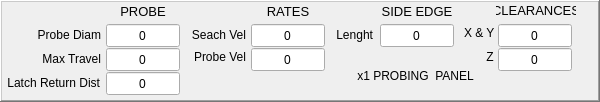
     <widget class="QFrame" name="frame_settings">
      <property name="geometry">
       <rect>
        <x>0</x>
        <y>298</y>
        <width>600</width>
        <height>102</height>
       </rect>
      </property>
      <property name="frameShape">
       <enum>QFrame::WinPanel</enum>
      </property>
      <property name="frameShadow">
       <enum>QFrame::Raised</enum>
      </property>
      <widget class="QLabel" name="lab_z_2">
       <property name="geometry">
        <rect>
         <x>464</x>
         <y>46</y>
         <width>33</width>
         <height>21</height>
        </rect>
       </property>
       <property name="text">
        <string>Z </string>
       </property>
       <property name="alignment">
        <set>Qt::AlignRight|Qt::AlignTrailing|Qt::AlignVCenter</set>
       </property>
      </widget>
      <widget class="QLabel" name="lab_clearances">
       <property name="geometry">
        <rect>
         <x>496</x>
         <y>2</y>
         <width>80</width>
         <height>17</height>
        </rect>
       </property>
       <property name="font">
        <font>
         <pointsize>10</pointsize>
         <weight>50</weight>
         <bold>false</bold>
        </font>
       </property>
       <property name="frameShape">
        <enum>QFrame::NoFrame</enum>
       </property>
       <property name="frameShadow">
        <enum>QFrame::Plain</enum>
       </property>
       <property name="text">
        <string>CLEARANCES</string>
       </property>
       <property name="alignment">
        <set>Qt::AlignCenter</set>
       </property>
      </widget>
      <widget class="QLabel" name="lab_xy">
       <property name="geometry">
        <rect>
         <x>464</x>
         <y>22</y>
         <width>33</width>
         <height>21</height>
        </rect>
       </property>
       <property name="text">
        <string>X &amp; Y</string>
       </property>
       <property name="alignment">
        <set>Qt::AlignLeading|Qt::AlignLeft|Qt::AlignVCenter</set>
       </property>
      </widget>
      <widget class="QLabel" name="lab_lenght">
       <property name="geometry">
        <rect>
         <x>332</x>
         <y>24</y>
         <width>41</width>
         <height>21</height>
        </rect>
       </property>
       <property name="text">
        <string>Lenght</string>
       </property>
       <property name="alignment">
        <set>Qt::AlignRight|Qt::AlignTrailing|Qt::AlignVCenter</set>
       </property>
      </widget>
      <widget class="QLabel" name="lab_side_edge">
       <property name="geometry">
        <rect>
         <x>380</x>
         <y>2</y>
         <width>74</width>
         <height>18</height>
        </rect>
       </property>
       <property name="font">
        <font>
         <pointsize>10</pointsize>
         <weight>50</weight>
         <bold>false</bold>
        </font>
       </property>
       <property name="frameShape">
        <enum>QFrame::NoFrame</enum>
       </property>
       <property name="frameShadow">
        <enum>QFrame::Plain</enum>
       </property>
       <property name="text">
        <string>SIDE EDGE</string>
       </property>
       <property name="alignment">
        <set>Qt::AlignCenter</set>
       </property>
      </widget>
      <widget class="QLabel" name="lab_rates">
       <property name="geometry">
        <rect>
         <x>251</x>
         <y>2</y>
         <width>74</width>
         <height>18</height>
        </rect>
       </property>
       <property name="font">
        <font>
         <pointsize>10</pointsize>
         <weight>50</weight>
         <bold>false</bold>
        </font>
       </property>
       <property name="frameShape">
        <enum>QFrame::NoFrame</enum>
       </property>
       <property name="frameShadow">
        <enum>QFrame::Plain</enum>
       </property>
       <property name="text">
        <string>RATES</string>
       </property>
       <property name="alignment">
        <set>Qt::AlignCenter</set>
       </property>
      </widget>
      <widget class="QLabel" name="lab_search_vel">
       <property name="geometry">
        <rect>
         <x>188</x>
         <y>24</y>
         <width>58</width>
         <height>21</height>
        </rect>
       </property>
       <property name="text">
        <string>Seach Vel</string>
       </property>
       <property name="alignment">
        <set>Qt::AlignRight|Qt::AlignTrailing|Qt::AlignVCenter</set>
       </property>
      </widget>
      <widget class="QLabel" name="lab_probe_vel">
       <property name="geometry">
        <rect>
         <x>188</x>
         <y>46</y>
         <width>58</width>
         <height>21</height>
        </rect>
       </property>
       <property name="text">
        <string>Probe Vel</string>
       </property>
       <property name="alignment">
        <set>Qt::AlignRight|Qt::AlignTrailing|Qt::AlignVCenter</set>
       </property>
      </widget>
      <widget class="QLabel" name="lab_ball_diam">
       <property name="geometry">
        <rect>
         <x>18</x>
         <y>24</y>
         <width>83</width>
         <height>21</height>
        </rect>
       </property>
       <property name="text">
        <string>Probe Diam</string>
       </property>
       <property name="alignment">
        <set>Qt::AlignRight|Qt::AlignTrailing|Qt::AlignVCenter</set>
       </property>
      </widget>
      <widget class="QLabel" name="lab_probe">
       <property name="geometry">
        <rect>
         <x>106</x>
         <y>2</y>
         <width>74</width>
         <height>18</height>
        </rect>
       </property>
       <property name="font">
        <font>
         <pointsize>10</pointsize>
         <weight>50</weight>
         <bold>false</bold>
        </font>
       </property>
       <property name="frameShape">
        <enum>QFrame::NoFrame</enum>
       </property>
       <property name="frameShadow">
        <enum>QFrame::Plain</enum>
       </property>
       <property name="text">
        <string>PROBE</string>
       </property>
       <property name="alignment">
        <set>Qt::AlignCenter</set>
       </property>
      </widget>
      <widget class="QLabel" name="lab_latch_rtrn_dist">
       <property name="geometry">
        <rect>
         <x>2</x>
         <y>72</y>
         <width>98</width>
         <height>21</height>
        </rect>
       </property>
       <property name="text">
        <string>Latch Return Dist</string>
       </property>
       <property name="alignment">
        <set>Qt::AlignRight|Qt::AlignTrailing|Qt::AlignVCenter</set>
       </property>
      </widget>
      <widget class="QLabel" name="lab_max_travel">
       <property name="geometry">
        <rect>
         <x>18</x>
         <y>48</y>
         <width>83</width>
         <height>21</height>
        </rect>
       </property>
       <property name="text">
        <string>Max Travel</string>
       </property>
       <property name="alignment">
        <set>Qt::AlignRight|Qt::AlignTrailing|Qt::AlignVCenter</set>
       </property>
      </widget>
      <widget class="QLineEdit" name="input_probe_diam">
       <property name="geometry">
        <rect>
         <x>106</x>
         <y>24</y>
         <width>74</width>
         <height>23</height>
        </rect>
       </property>
       <property name="inputMask">
        <string/>
       </property>
       <property name="text">
        <string>0</string>
       </property>
       <property name="maxLength">
        <number>32768</number>
       </property>
       <property name="frame">
        <bool>true</bool>
       </property>
       <property name="alignment">
        <set>Qt::AlignCenter</set>
       </property>
      </widget>
      <widget class="QLineEdit" name="input_max_travel">
       <property name="geometry">
        <rect>
         <x>106</x>
         <y>48</y>
         <width>74</width>
         <height>23</height>
        </rect>
       </property>
       <property name="inputMask">
        <string/>
       </property>
       <property name="text">
        <string>0</string>
       </property>
       <property name="maxLength">
        <number>32768</number>
       </property>
       <property name="frame">
        <bool>true</bool>
       </property>
       <property name="alignment">
        <set>Qt::AlignCenter</set>
       </property>
      </widget>
      <widget class="QLineEdit" name="input_latch_return_dist">
       <property name="geometry">
        <rect>
         <x>106</x>
         <y>72</y>
         <width>74</width>
         <height>23</height>
        </rect>
       </property>
       <property name="inputMask">
        <string/>
       </property>
       <property name="text">
        <string>0</string>
       </property>
       <property name="maxLength">
        <number>32768</number>
       </property>
       <property name="frame">
        <bool>true</bool>
       </property>
       <property name="alignment">
        <set>Qt::AlignCenter</set>
       </property>
      </widget>
      <widget class="QLineEdit" name="input_search_vel">
       <property name="geometry">
        <rect>
         <x>251</x>
         <y>24</y>
         <width>74</width>
         <height>23</height>
        </rect>
       </property>
       <property name="inputMask">
        <string/>
       </property>
       <property name="text">
        <string>0</string>
       </property>
       <property name="maxLength">
        <number>32768</number>
       </property>
       <property name="frame">
        <bool>true</bool>
       </property>
       <property name="alignment">
        <set>Qt::AlignCenter</set>
       </property>
      </widget>
      <widget class="QLineEdit" name="input_probe_vel">
       <property name="geometry">
        <rect>
         <x>251</x>
         <y>48</y>
         <width>74</width>
         <height>23</height>
        </rect>
       </property>
       <property name="inputMask">
        <string/>
       </property>
       <property name="text">
        <string>0</string>
       </property>
       <property name="maxLength">
        <number>32768</number>
       </property>
       <property name="frame">
        <bool>true</bool>
       </property>
       <property name="alignment">
        <set>Qt::AlignCenter</set>
       </property>
      </widget>
      <widget class="QLineEdit" name="input_side_edge_lenght">
       <property name="geometry">
        <rect>
         <x>380</x>
         <y>24</y>
         <width>74</width>
         <height>23</height>
        </rect>
       </property>
       <property name="inputMask">
        <string/>
       </property>
       <property name="text">
        <string>0</string>
       </property>
       <property name="maxLength">
        <number>32768</number>
       </property>
       <property name="frame">
        <bool>true</bool>
       </property>
       <property name="alignment">
        <set>Qt::AlignCenter</set>
       </property>
      </widget>
      <widget class="QLineEdit" name="input_xy_clearances">
       <property name="geometry">
        <rect>
         <x>498</x>
         <y>24</y>
         <width>74</width>
         <height>23</height>
        </rect>
       </property>
       <property name="inputMask">
        <string/>
       </property>
       <property name="text">
        <string>0</string>
       </property>
       <property name="maxLength">
        <number>32768</number>
       </property>
       <property name="frame">
        <bool>true</bool>
       </property>
       <property name="alignment">
        <set>Qt::AlignCenter</set>
       </property>
      </widget>
      <widget class="QLineEdit" name="input_z_clearance">
       <property name="geometry">
        <rect>
         <x>498</x>
         <y>48</y>
         <width>74</width>
         <height>23</height>
        </rect>
       </property>
       <property name="inputMask">
        <string/>
       </property>
       <property name="text">
        <string>0</string>
       </property>
       <property name="maxLength">
        <number>32768</number>
       </property>
       <property name="frame">
        <bool>true</bool>
       </property>
       <property name="alignment">
        <set>Qt::AlignCenter</set>
       </property>
      </widget>
      <widget class="QLabel" name="label_panel">
       <property name="geometry">
        <rect>
         <x>350</x>
         <y>60</y>
         <width>131</width>
         <height>32</height>
        </rect>
       </property>
       <property name="font">
        <font>
         <pointsize>9</pointsize>
        </font>
       </property>
       <property name="text">
        <string>x1 PROBING  PANEL</string>
       </property>
       <property name="alignment">
        <set>Qt::AlignCenter</set>
       </property>
      </widget>
     </widget>
